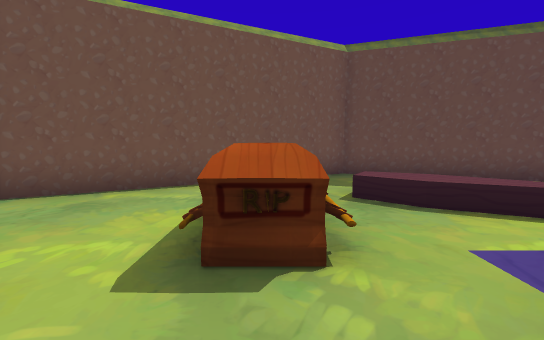
view 1 (above)

12 first-person views from a walk through a scene from a Unity 3-D project. The camera is 1.2 m above the floor, tilts 6° down and sees 90° across. The floor is counted in squares, 1.3 m on a side. Each view is taken from the middle of a square. On the plan, view 1 faces up. The plan holds only what a view shows up to about 11 squares ahead; the rest is blank. The place goes on beyond the plan. The player character is not drawn.

view 2
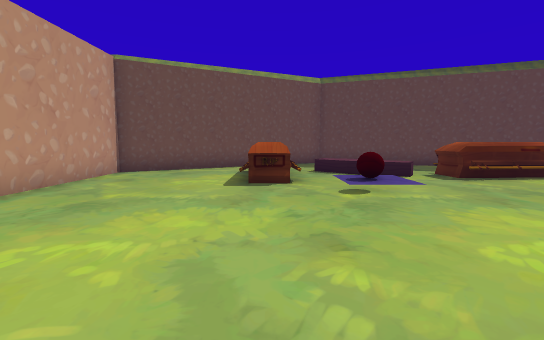

view 3
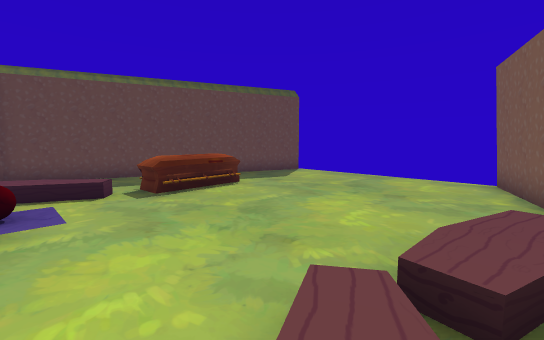

view 4
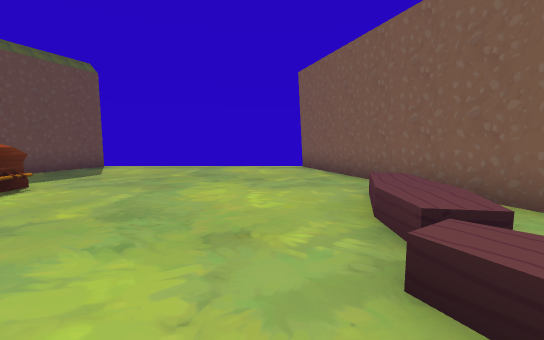

view 5
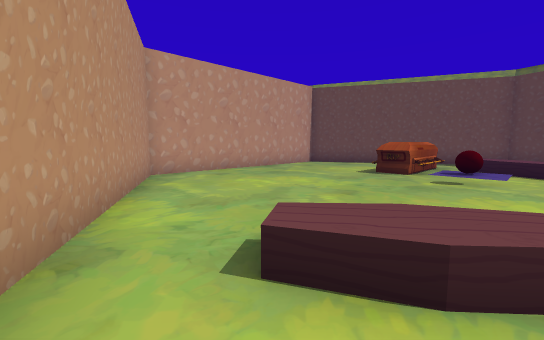

view 6
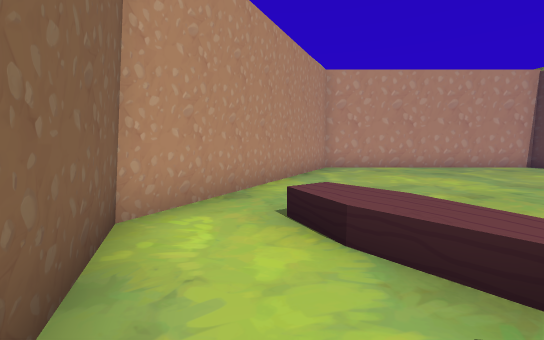

view 7
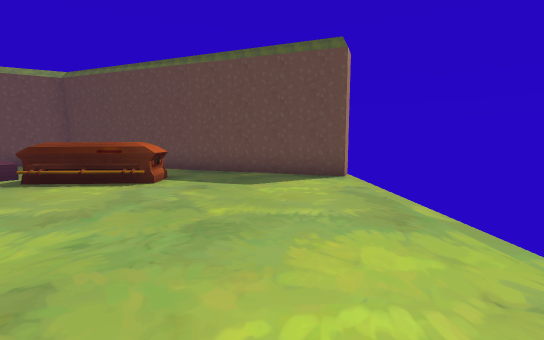

view 8
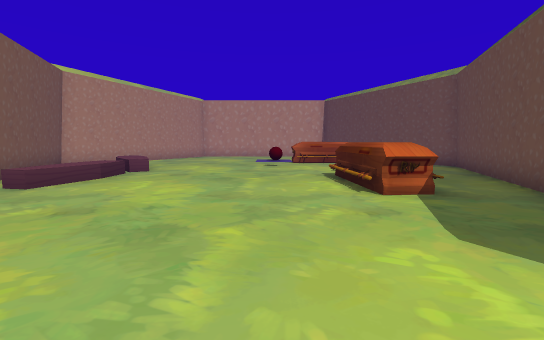

view 9
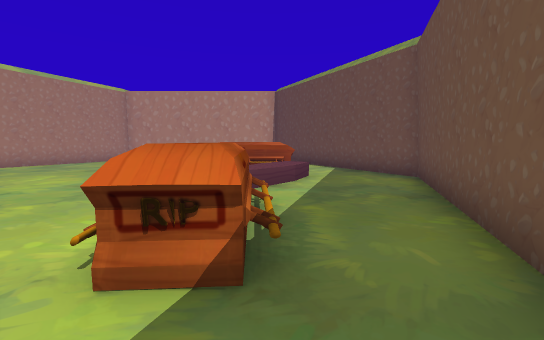

view 10
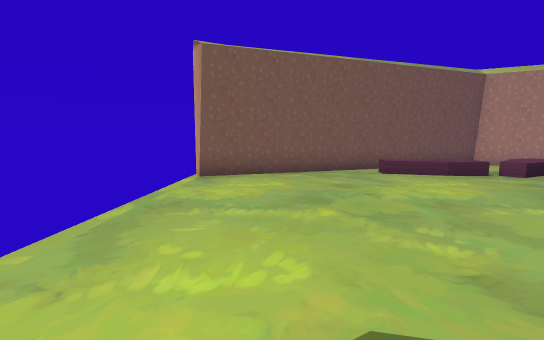

view 11
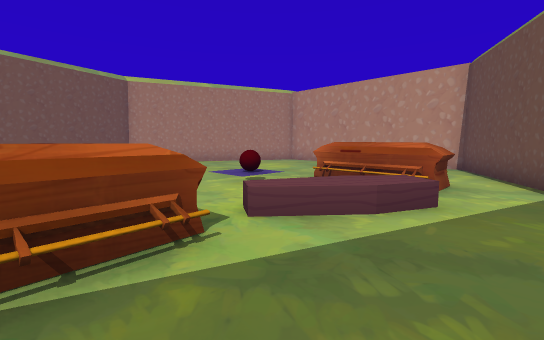

view 12
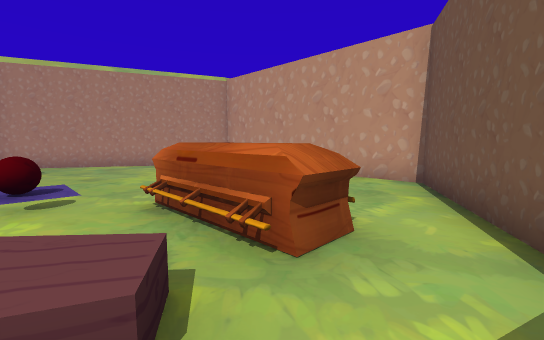

### Floor plan
Key: @ floor where view 1 was taken; # wall or solid block; . floor; / step, stairs or slope; O other object.
Columns run from 5 left of view 1 to 12 right of it. Each row starts with its distance up from view 1.
  8       ####
  7     ###..####
  6   ###.......###
  5 ###..../......####
  4 #....O.//./OO....#
  3 #....O..//OOO.....
  2 #....O............
  1 #......O..........
  0 #....@............
 -1 #.................
 -2 #.................
 -3 #.......///......#
 -4 ###....//////.####
 -5   ###../...####
 -6     ###..###
 -7       ####

Where each view was taken, in squares from view 1:
view 1: 0 up, 0 right, facing up
view 2: 4 down, 0 right, facing up
view 3: 4 down, 2 right, facing up-right
view 4: 2 down, 2 right, facing right
view 5: 6 down, 3 right, facing up-left
view 6: 5 down, 5 right, facing left
view 7: 3 down, 10 right, facing up
view 8: 1 up, 12 right, facing left
view 9: 4 up, 9 right, facing left
view 10: 4 up, 10 right, facing down
view 11: 6 up, 6 right, facing down-left
view 12: 6 up, 2 right, facing down-left
